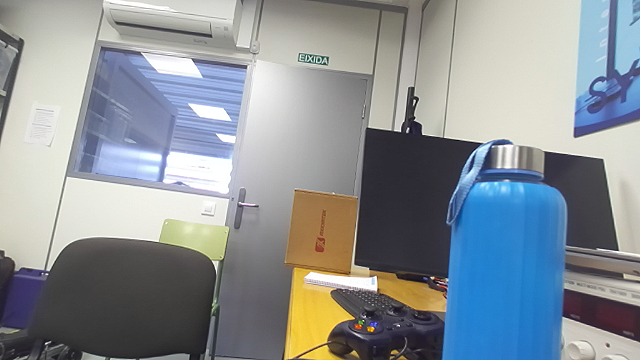
#> input picture captures/scene_00_tests/sample_000003/left.png, 640 x 360 px
$ python interactive_depth_viewer.py ../captures/scene_00_tests/sample_000003
#> lines starting #> are read from the running program, lines starting #| are printed output that depends on the picture
#!/usr/bin/env python3
"""Interactive viewer for ZED/DA3 GT capture samples."""

from __future__ import annotations

import argparse
import csv
from pathlib import Path

import cv2
import numpy as np


WINDOW_NAME = "ZED / DA3 interactive depth viewer"
PANEL_W = 420
RADIUS = 4


def main() -> None:
    args = parse_args()
    viewer = InteractiveDepthViewer(Path(args.path).expanduser())
    viewer.run()


def parse_args() -> argparse.Namespace:
    parser = argparse.ArgumentParser(description=__doc__)
    parser.add_argument("path", help="Sample dir or scene dir containing sample_* folders")
    return parser.parse_args()


class InteractiveDepthViewer:
    def __init__(self, path: Path) -> None:
        self.sample_dirs = resolve_samples(path)
        if not self.sample_dirs:
            raise FileNotFoundError(f"No sample folders found in: {path}")
        self.sample_idx = 0
        self.view_mode = "rgb"
        self.mouse_xy: tuple[int, int] | None = None
        self.sample: dict = {}
        self.load_sample(self.sample_dirs[self.sample_idx])

    def load_sample(self, sample_dir: Path) -> None:
        left = cv2.imread(str(sample_dir / "left.png"), cv2.IMREAD_COLOR)
#> left is the input picture: shape (360, 640, 3); mean B, G, R 150.7, 146, 139.3
        if left is None:
            raise FileNotFoundError(f"Missing left.png in {sample_dir}")

        self.sample = {
            "dir": sample_dir,
            "left": left,
            "zed": load_optional_depth(sample_dir / "zed_depth.npy"),
            "da3_mono": load_optional_depth(sample_dir / "da3_mono_depth.npy"),
            "da3_multiview": load_optional_depth(sample_dir / "da3_multiview_depth.npy"),
            "annotations": load_annotations(sample_dir / "annotations.csv"),
        }
        self.mouse_xy = None

    def run(self) -> None:
        cv2.namedWindow(WINDOW_NAME, cv2.WINDOW_NORMAL)
        cv2.resizeWindow(WINDOW_NAME, 1500, 850)
        cv2.setMouseCallback(WINDOW_NAME, self.on_mouse)
        try:
            while True:
                cv2.imshow(WINDOW_NAME, self.render())
                key = cv2.waitKey(30) & 0xFF
                if key in (ord("q"), 27):
                    break
                if key == ord("v"):
                    self.next_view()
                elif key in (ord("n"), 83):
                    self.next_sample()
                elif key in (ord("p"), 81):
                    self.prev_sample()
                elif key == ord("r"):
                    self.view_mode = "rgb"
        finally:
            cv2.destroyWindow(WINDOW_NAME)

    # [8 lines left out: function on_mouse, not called in this run]

    def next_view(self) -> None:
        modes = ["rgb", "zed", "da3_mono", "da3_multiview", "error_zed_da3"]
        self.view_mode = modes[(modes.index(self.view_mode) + 1) % len(modes)]

    def next_sample(self) -> None:
        self.sample_idx = min(len(self.sample_dirs) - 1, self.sample_idx + 1)
        self.load_sample(self.sample_dirs[self.sample_idx])

    def prev_sample(self) -> None:
        self.sample_idx = max(0, self.sample_idx - 1)
        self.load_sample(self.sample_dirs[self.sample_idx])

    def render(self) -> np.ndarray:
        image = self.render_main_image()
        image = draw_annotations(image, self.sample["annotations"])
        if self.mouse_xy is not None:
            x, y = self.mouse_xy
            cv2.drawMarker(image, (x, y), (0, 255, 255), markerType=cv2.MARKER_CROSS, markerSize=18, thickness=1)

        panel = self.render_panel(image.shape[0])
        return np.hstack([image, panel])

    def render_main_image(self) -> np.ndarray:
        if self.view_mode == "rgb":
            return self.sample["left"].copy()
        if self.view_mode == "zed":
            return colorize_depth_or_empty(self.sample["zed"], self.sample["left"].shape[:2], "No ZED depth")
        if self.view_mode == "da3_mono":
            return colorize_depth_or_empty(self.sample["da3_mono"], self.sample["left"].shape[:2], "No DA3 mono depth")
        if self.view_mode == "da3_multiview":
            return colorize_depth_or_empty(self.sample["da3_multiview"], self.sample["left"].shape[:2], "No DA3 multiview depth")
        return colorize_abs_diff(self.sample["zed"], self.sample["da3_mono"], self.sample["left"].shape[:2])

    def render_panel(self, height: int) -> np.ndarray:
#> called with height = 360
        panel = np.full((height, PANEL_W, 3), 28, dtype=np.uint8)
        lines = [
            f"sample: {self.sample['dir'].name} ({self.sample_idx + 1}/{len(self.sample_dirs)})",
            f"view: {self.view_mode}",
            "",
            "keys: v view | n next | p prev | r rgb | q quit",
            "",
        ]

        if self.mouse_xy is None:
            lines.append("cursor: outside image")
        else:
            x, y = self.mouse_xy
            lines.extend(self.cursor_lines(x, y))

        lines.extend(["", "annotations:"])
        for ann in self.sample["annotations"][:18]:
            name = ann.get("object_name", "")
            gt = as_float(ann.get("gt_distance_m"))
            zed = roi_median(self.sample["zed"], ann)
            da3 = roi_median(self.sample["da3_mono"], ann)
            lines.append(f"{name[:18]} GT {gt:.3f} | Z {fmt(zed)} | D {fmt(da3)}")
#> this loop made 0 passes
#> after the loop, lines = 8 items

        y = 28
        for line in lines:
            color = (235, 235, 235) if line else (120, 120, 120)
            cv2.putText(panel, line, (14, y), cv2.FONT_HERSHEY_SIMPLEX, 0.48, color, 1, cv2.LINE_AA)
            y += 22
            if y > height - 12:
                break
#> this loop made 8 passes
#> (line, color, y) on passes 1, 2, 3, 5, 6, 7, 8: ('sample: sample_000003 (1/1)', (235, 235, 235), 50), ('view: rgb', (235, 235, 235), 72), ('', (120, 120, 120), 94), ('', (120, 120, 120), 138), ('cursor: outside image', (235, 235, 235), 160), ('', (120, 120, 120), 182), ('annotations:', (235, 235, 235), 204)
#> (color, y) on pass 4: ((235, 235, 235), 116)
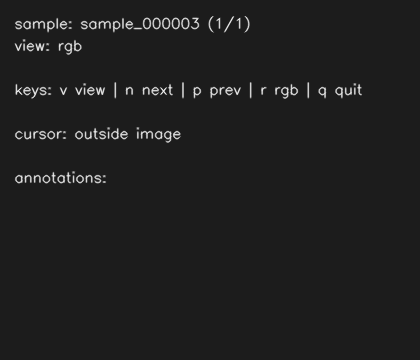
#> panel: shape (360, 420, 3); min 28, max 235, mean 31.2
#> after the loop, y = 204
        return panel

    # [18 lines left out: function cursor_lines, not called in this run]


def resolve_samples(path: Path) -> list[Path]:
    if path.name.startswith("sample_"):
        return [path]
    return sorted(p for p in path.glob("sample_*") if p.is_dir())


def load_optional_depth(path: Path) -> np.ndarray | None:
    if not path.exists():
        return None
    return np.load(path)


def load_annotations(path: Path) -> list[dict[str, str]]:
    if not path.exists():
        return []
    with path.open("r", newline="", encoding="utf-8") as handle:
        return list(csv.DictReader(handle))


# [33 lines left out: functions colorize_depth_or_empty, colorize_depth, colorize_abs_diff, not called in this run]


def draw_annotations(image: np.ndarray, annotations: list[dict[str, str]]) -> np.ndarray:
    out = image.copy()
    for ann in annotations:
        x1, y1, x2, y2 = [int(float(ann[key])) for key in ("x1", "y1", "x2", "y2")]
        cv2.rectangle(out, (x1, y1), (x2, y2), (20, 230, 80), 2)
        label = f"{ann.get('object_name', '')} GT {as_float(ann.get('gt_distance_m')):.2f}m"
        cv2.putText(out, label, (x1, max(18, y1 - 6)), cv2.FONT_HERSHEY_SIMPLEX, 0.48, (20, 230, 80), 1, cv2.LINE_AA)
    return out


# [37 lines left out: functions depth_value, local_median, roi_median, as_float, not called in this run]


def fmt(value: float) -> str:
    return f"{value:.3f}" if np.isfinite(value) else "nan"


if __name__ == "__main__":
    main()
#> in render, `return np.hstack([image, panel])`:
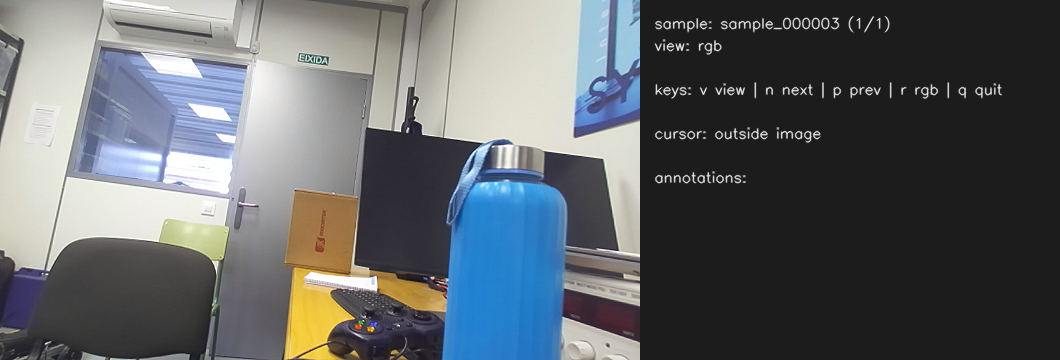
#> returned value: shape (360, 1060, 3); mean of channels 0, 1, 2 103.3, 100.5, 96.5; drawn as B, G, R
#> (key q is pressed here)
